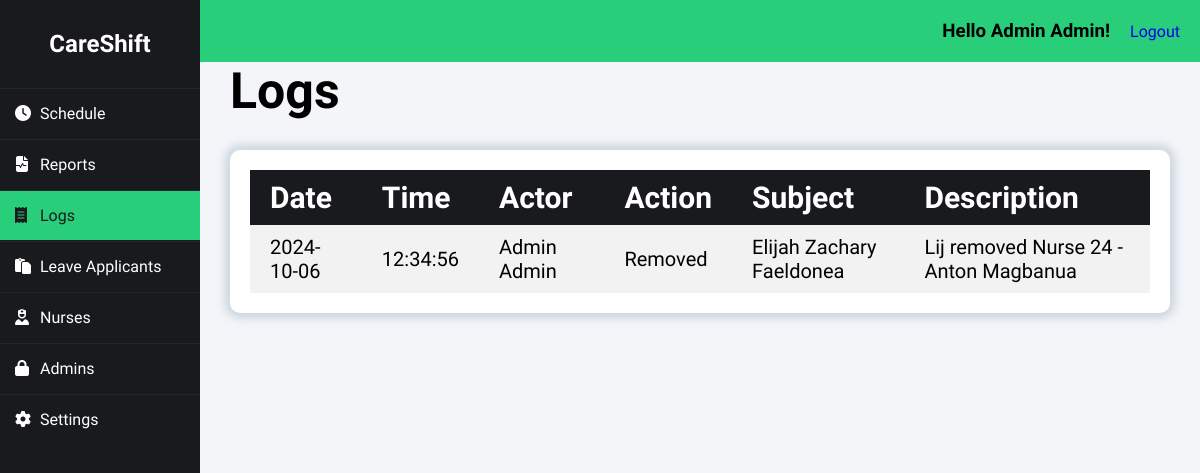
Page /index.php?page=logs (signed in) on the earlier database version.
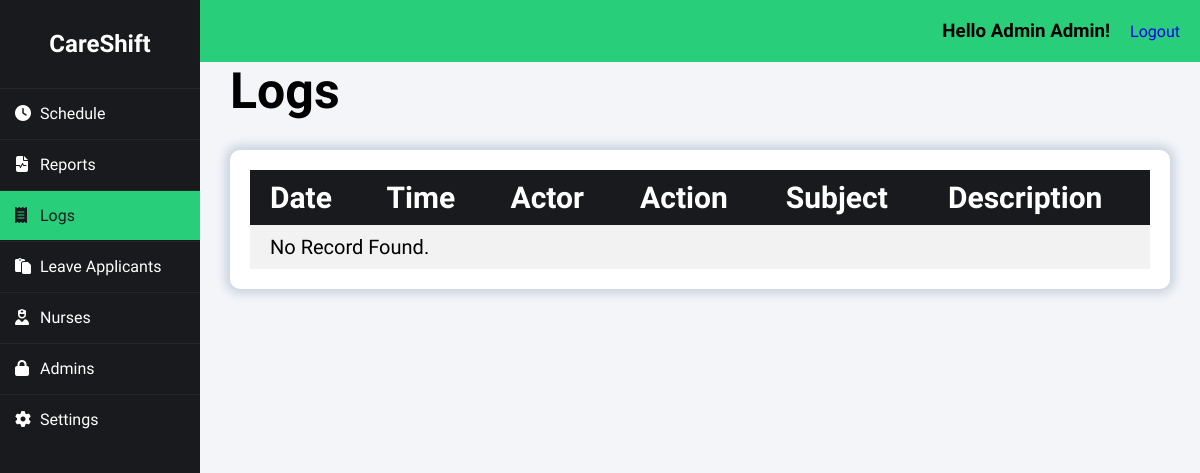
Same page on the later database version.
### tables this page shows
CREATE TABLE `logs` (
  `log_id` int(50) NOT NULL auto_increment,
  `log_action` varchar(50) NOT NULL,
  `log_description` varchar(50) NOT NULL,
  `log_time_managed` time NOT NULL,
  `log_date_managed` date NOT NULL,
  `adm_id` int(50) NOT NULL,
  `nurse_id` int(50) NOT NULL,
  PRIMARY KEY  (`log_id`),
  KEY (`adm_id`),
  KEY (`nurse_id`)
);

CREATE TABLE `nurse` (
  `nurse_id` int(50) NOT NULL auto_increment, 
  `nurse_password` varchar(32) NOT NULL,
  `nurse_fname` varchar(50) NOT NULL,
  `nurse_mname` varchar(50) NOT NULL,
  `nurse_lname` varchar(50) NOT NULL,
  `nurse_email` varchar(50) NOT NULL,
  `nurse_contact` bigint(20) NOT NULL,
  `nurse_position` varchar(255) NOT NULL,
  `nurse_department` varchar(255) NOT NULL,
  PRIMARY KEY  (`nurse_id`)
);

### class/class.admin.php (called while the page is built, shortened)
<?php
class Admin{
	private $DB_SERVER='localhost';
	private $DB_USERNAME='root';
	private $DB_PASSWORD='';
	private $DB_DATABASE='db_careshift';
	private $conn;
	public function __construct(){
		$this->conn = new PDO("mysql:host=".$this->DB_SERVER.";dbname=".$this->DB_DATABASE,$this->DB_USERNAME,$this->DB_PASSWORD);
	}
	function get_id_by_username($username){
		$sql="SELECT adm_id FROM admin WHERE adm_username = :username";
		$q = $this->conn->prepare($sql);
		$q->execute(['username' => $username]);
		$id = $q->fetchColumn();
		return $id;
	}
	function get_fname($id){
		$sql="SELECT adm_fname FROM admin WHERE adm_id = :id";
		$q = $this->conn->prepare($sql);
		$q->execute(['id' => $id]);
		$fname = $q->fetchColumn();
		return $fname;
	}
	function get_lname($id){
		$sql="SELECT adm_lname FROM admin WHERE adm_id = :id";
		$q = $this->conn->prepare($sql);
		$q->execute(['id' => $id]);
		$lname = $q->fetchColumn();
		return $lname;
	}
}
?>

### class/class.logs.php (called while the page is built, shortened)
<?php
class Log {
    private $DB_SERVER='localhost';
    private $DB_USERNAME='root';
    private $DB_PASSWORD='';
    private $DB_DATABASE='db_careshift';
    private $conn;
    public function __construct() {
        $this->conn = new PDO("mysql:host=".$this->DB_SERVER.";dbname=".$this->DB_DATABASE, $this->DB_USERNAME, $this->DB_PASSWORD);
        $this->conn->setAttribute(PDO::ATTR_ERRMODE, PDO::ERRMODE_EXCEPTION);
    }
    public function list_logs() {
		$sql = "SELECT logs.*,
					   admin.adm_fname,
					   admin.adm_lname,
					   nurse.nurse_fname,
					   nurse.nurse_lname
				FROM logs
				LEFT JOIN admin ON logs.adm_id = admin.adm_id
				LEFT JOIN nurse ON logs.nurse_id = nurse.nurse_id";
		$q = $this->conn->query($sql);
		$data = [];
		while ($r = $q->fetch(PDO::FETCH_ASSOC)) {
			$data[] = $r;
		}
		return empty($data) ? false : $data;
	}
}
?>

### index.php (the view, shortened to what this page needs)
<?php
include_once 'class/class.admin.php';
include_once 'class/class.logs.php';
$page = (isset($_GET['page']) && $_GET['page'] != '') ? $_GET['page'] : '';
$admin = new Admin();
$log = new Log();
$admin_id = $admin->get_id_by_username($_SESSION['adm_username']);
?>
<!DOCTYPE html>
<html>
<head>
    <link rel="stylesheet" href="css/styles.css">
    <link rel="stylesheet" href="https://cdnjs.cloudflare.com/ajax/libs/fullcalendar/3.4.0/fullcalendar.css" />
</head>
<body>
    <div class="wrapper">
        <div class="sidebar">
            <h2>CareShift</h2>
            <ul>
                <li><a href="index.php?page=schedule" class="<?= $page == 'schedule' ? 'active' : '' ?>"><i class="fas fa-solid fa-clock"></i>Schedule</a></li>
                <li><a href="index.php?page=reports" class="<?= $page == 'reports' ? 'active' : '' ?>"><i class="fas fa-solid fa-file-waveform"></i>Reports</a></li>
                <li><a href="index.php?page=logs" class="<?= $page == 'logs' ? 'active' : '' ?>"><i class="fas fa-solid fa-receipt"></i>Logs</a></li>
                <li><a href="index.php?page=leave" class="<?= $page == 'leave' ? 'active' : '' ?>"><i class="fas fa-regular fa-paste"></i></i></i>Leave Applicants</a></li>
                <li><a href="index.php?page=nurses" class="<?= $page == 'nurses' ? 'active' : '' ?>"><i class="fas fa-solid fa-user-nurse"></i>Nurses</a></li>
                <li><a href="index.php?page=admins" class="<?= $page == 'admins' ? 'active' : '' ?>"><i class="fas fa-lock" aria-hidden="true"></i></i>Admins</a></li>
                <li><a href="index.php?page=settings" class="<?= $page == 'settings' ? 'active' : '' ?>"><i class="fas fa-solid fa-gear"></i>Settings</a></li>
            </ul>
        </div>
        <div class="body">
            <div class="header">
                <h3>Hello <?php echo $admin->get_fname($admin_id).' '.$admin->get_lname($admin_id);?>!</h3>
                <a href="logout.php" class="right">Logout</a>
            </div>
            <div class="main_content">
                <?php
                    switch($page){
                    case 'logs':
                        require_once 'logs-module/index.php';
                    break;
                    }
                ?>
            </div>
        </div>
    </div>
</body>
</html>

### logs-module/index.php
<h1>Logs</h1>
<div class="content_wrapper">
    <table id="tablerecords">
        <thead>
            <tr>
                <th>Date</th>
                <th>Time</th>
                <th>Actor</th>
                <th>Action</th>
                <th>Subject</th>
                <th>Description</th>
            </tr>
        </thead>
        <tbody>
        <?php
        if ($logs = $log->list_logs()) {
            foreach ($logs as $value) {
                extract($value);
                ?>
                <tr>
                    <td><?php echo htmlspecialchars($log_date_managed); ?></td>
                    <td><?php echo htmlspecialchars($log_time_managed); ?></td>
                    <td><?php echo htmlspecialchars($adm_fname . ' ' . $adm_lname); ?></td>
                    <td><?php echo htmlspecialchars($log_action); ?></td>
                    <td><?php echo isset($nurse_lname) ? htmlspecialchars($nurse_fname . ' ' . $nurse_lname) : 'N/A'; ?></td>
                    <td><?php echo htmlspecialchars($log_description); ?></td>
                </tr>
                <?php
            }
        } else {
            ?>
            <tr>
                <td colspan="6">No Record Found.</td>
            </tr>
            <?php
        }
        ?>
        </tbody>
    </table>
</div>

### css/styles.css (style rules this page uses)
* { margin: 0; padding: 0; box-sizing: border-box; list-style: none; text-decoration: none; font-family: "Afacad Flux", sans-serif; }
body { background: #f3f5f9; }
.wrapper { display: flex; position: relative; }
.wrapper .sidebar { position: fixed; width: 200px; height: 100%; background: #181a1d; padding: 30px 0; }
.wrapper .sidebar h2 { color: white; text-align: center; margin-bottom: 30px; }
.wrapper .sidebar ul li { border-bottom: 1px solid rgba(0, 0, 0, 0.05); border-top: 1px solid rgba(255, 255, 255, 0.05); }
.wrapper .sidebar ul li a { color: white; display: block; padding: 15px; }
.wrapper .sidebar ul li a .fas { width: 25px; }
.wrapper .sidebar ul li a.active { background-color: #29ce7a; color: #181a1d; }
.wrapper .sidebar ul li a.active .fas { color: #181a1d; }
.wrapper .body { width: 100%; margin-left: 200px; }
.wrapper .body .header { padding: 20px; background: #29ce7a; display: flex; justify-content: flex-end; gap: 20px; align-items: center; }
.wrapper .body .header h3 { margin: 0; }
.wrapper .body .main_content { padding: 0px 30px 0px 30px; }
.wrapper .body .main_content h1 { font-size: 50px; margin-bottom: 30px; width: 80%; }
.wrapper .body .main_content .content_wrapper { background: white; border-radius: 10px; box-shadow: 0 0 10px 5px #CBD4DF; padding: 20px; margin-top: 30px; margin-bottom: 30px; }
#tablerecords { padding: 10px; width: 100%; border-collapse: collapse; }
#tablerecords thead { color: white; background-color: #181a1d; text-align: left; font-size: 30px; }
#tablerecords thead tr th { padding: 10px 20px 10px 20px; }
#tablerecords th, #tablerecords td { padding: 10px 0px; }
#tablerecords tbody { font-size: 20px; }
#tablerecords tbody tr:nth-child(odd) { background-color: #f2f2f2; }
#tablerecords tbody tr td { padding: 10px 20px 10px 20px; }

Differences in the rows shown:
removed logs: log_date_managed "2024-10-06", log_time_managed "12:34:56", adm.adm_lname "Admin Admin", log_action "Removed", nurse.nurse_lname "Elijah Zachary Faeldonea", log_description "Lij removed Nurse 24 - Anton Magbanua"
Other differences:
text now shown: "No Record Found."
